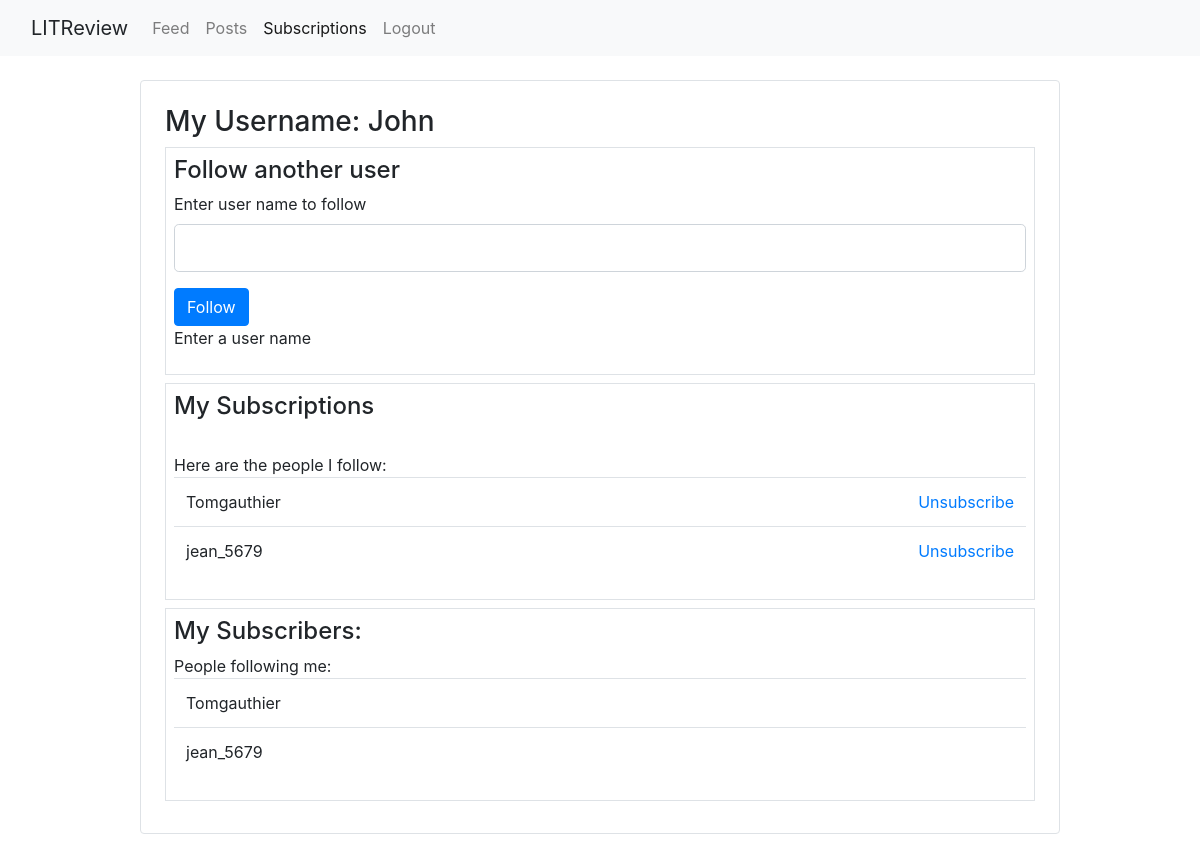
Page /my_followers (signed in) on the earlier database version.
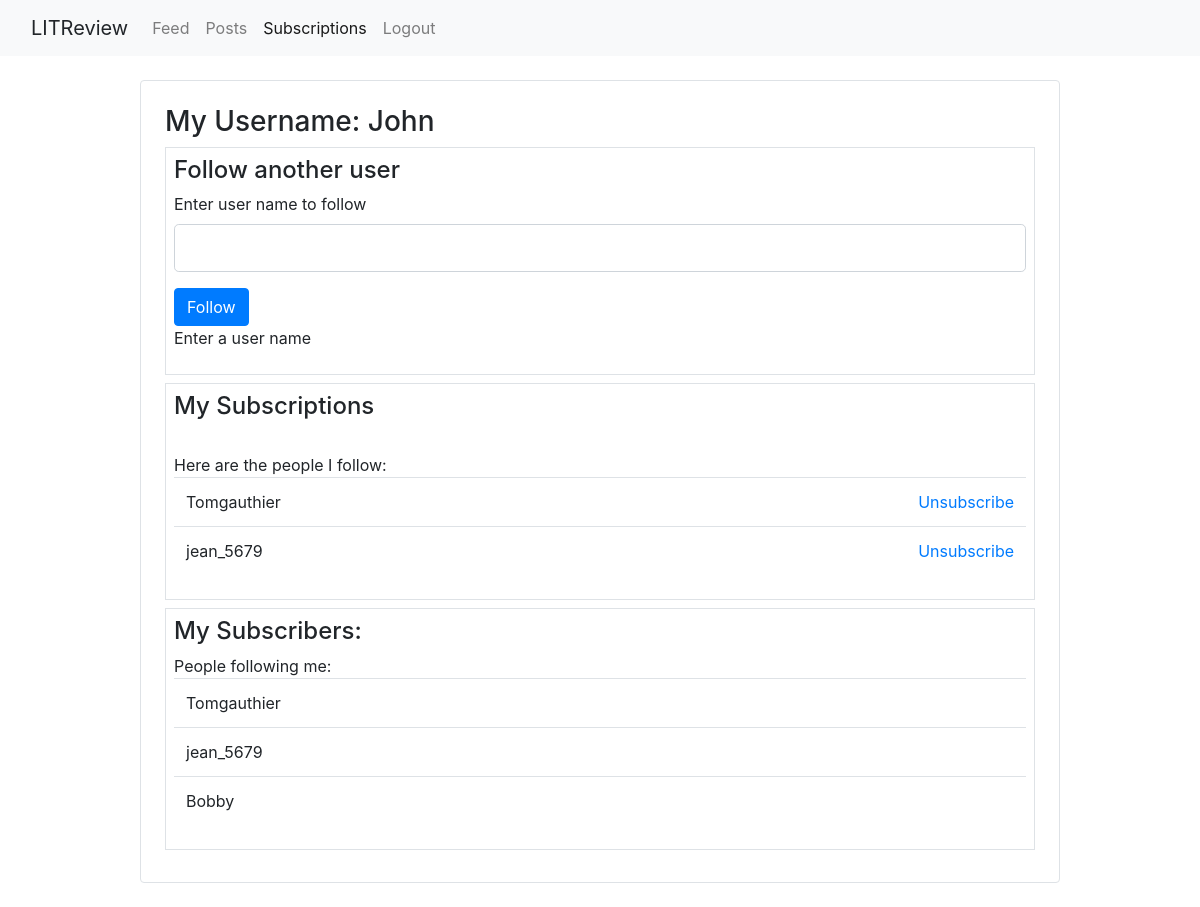
Same page on the later database version.
### webapp/models.py (models this page shows)
class UserFollows(models.Model):
    user = models.ForeignKey(
        to=settings.AUTH_USER_MODEL, on_delete=models.CASCADE,
        related_name='following')
    followed_user = models.ForeignKey(
        to=settings.AUTH_USER_MODEL, on_delete=models.CASCADE,
        related_name='followed_by')
    class Meta:
        constraints = [
            models.UniqueConstraint(
                fields=['user', 'followed_user'], name='unique_user_follower')
        ]

### webapp/views.py (the view, shortened to what this page needs)
# urls.py: path('my_followers', views.followers, name='my_followers'),
@login_required
def followers(request):
    nbar = 'my_followers'
    user = request.user
    subscribers = UserFollows.objects.filter(followed_user=user.id)
    subscriptions = UserFollows.objects.filter(user=user.id)
    user_follow_instance = UserFollows()
    found_user = ""
    if request.method == "GET":
        form = UserFollowForm()
        user_follows = UserFollows.objects.filter(user=user)
        already_followed = [pair.followed_user.id for pair in user_follows]
        options = User.objects.all().exclude(
            id__in=already_followed).exclude(id=user.id)
        result_list = list(chain(options, already_followed))
        form.fields['followed_user'].queryset = options
        return render(request, 'my_followers.html', locals())

### webapp/forms.py
class UserFollowForm(ModelForm):
    class Meta:
        model = UserFollows
        fields = ['followed_user']

### webapp/templates/my_followers.html (shortened to what this page needs)
{% extends "main.html" %}
{% block content %}
<div class="container">
  <div class="row">
    <div class="col-1">
    </div>
    <div class="col-10">
      <div class="container p-4 my-4 border rounded">
        <h3>My Username: {{user}}</h3>
        <div class="container p-2 my-2 border">
          <h4>Follow another user</h4>
          <form method="post" action="{% url 'my_followers' %}" enctype="multipart/form-data">
            <div class="form-group">
                <label for="searched" class="form-label">Enter user name to follow</label>
                <input class="form-control form-control-lg" type="text" name="searched" value={{searched}}>
            </div>
             <button type="submit" class="btn btn-primary">Follow</button>
          </form>
          {% if error_message %}
              <span class="text-danger"> {{error_message}}</span>
          {% elif searched and found_user %}
              <p>you're now following {{found_user}}!</p>
          {% elif searched and not found_user %}
              <span class="text-danger"> No user found with this name!</span>
          {% else %}
              <p>Enter a user name</p>
          {% endif %}
        </div>
        <div class="container p-2 my-2 border">
          <h4>My Subscriptions</h4>
          <br>
          {% if subscriptions %}
          <span>Here are the people I follow:</span>
          <table class="table">
            <tbody>
              {% for subscription in subscriptions  %}
              <tr>
                <td>{{subscription.followed_user}}</td>
                <td class="text-right">
                <a href="{% url 'delete_user_follow' user_follow_id=subscription.id %}">Unsubscribe</a>
                </td>
              </tr>
          {% endfor %}
            </tbody>
          </table>
          {% else %}
          <span class="text-danger"> No subscriber to show!</span>
          {% endif %}
        </div>
        <div class="container p-2 my-2 border">
          <h4>My Subscribers: </h4>
            {% if subscribers %}
            <span>People following me:</span>
             <table class="table">
                <tbody>
            {% for subscriber in subscribers  %}
            <tr>
              <td>{{subscriber.user}}</td>
            </tr>
            {% endfor %}
            </tbody>
          </table>
            {% else %}
            <span class="text-danger"> No Follower to show!</span>
            {% endif %}
        </div>
      </div>
    </div>
    <div class="col-1">
    </div>
  </div>
</div>
{% endblock content %}

Differences in the rows shown:
added UserFollows: user "Bobby", shown under "My Subscribers:"
